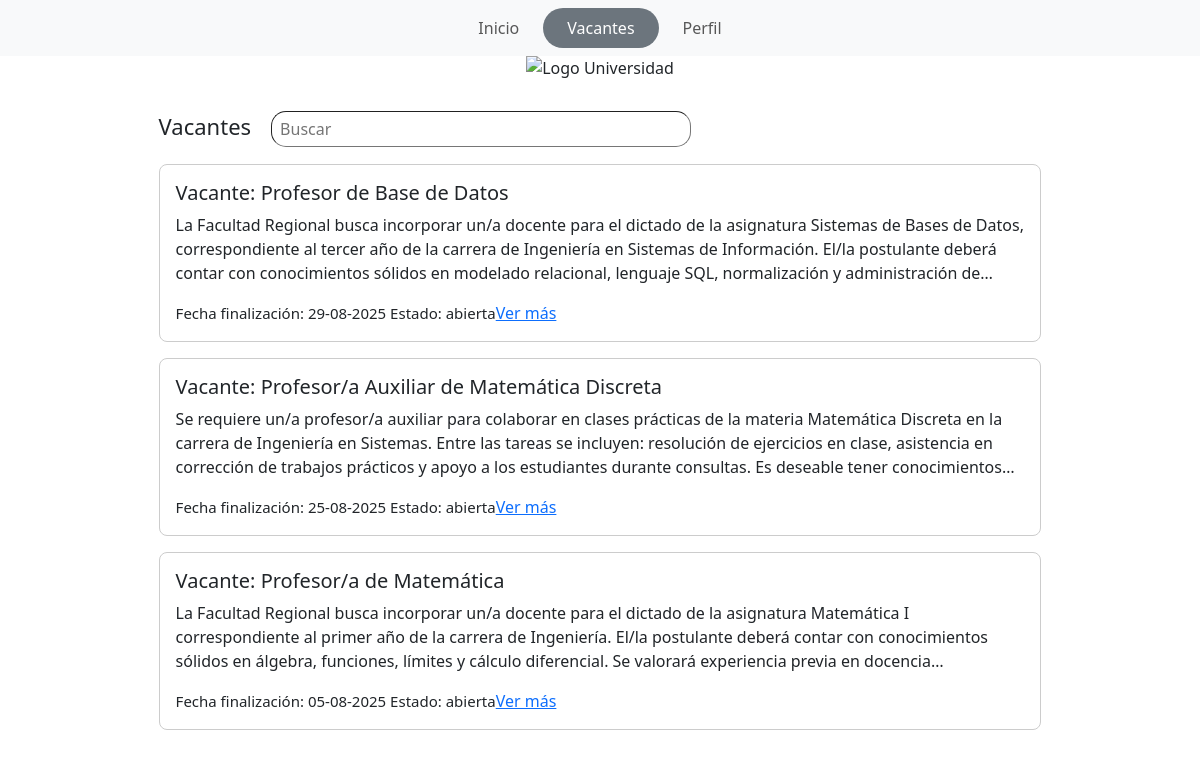
Screenshot of /php/vacantes.php with the database file from the repository.
### tables this page shows
CREATE TABLE `vacante` (
  `ID` int(11) NOT NULL,
  `estado` varchar(256) NOT NULL,
  `descripcion` varchar(525) NOT NULL,
  `fecha_ini` date NOT NULL,
  `fecha_fin` date NOT NULL,
  `titulo` varchar(150) NOT NULL,
  `ID_Jefe` int(11) NOT NULL
);

### php/vacantes.php (the view, shortened to what this page needs)
<!DOCTYPE html>
<html lang="es">
<head>
  <link href="https://cdn.jsdelivr.net/npm/bootstrap@5.3.3/dist/css/bootstrap.min.css" rel="stylesheet">
  <link href="../css/estilosvacantes.css" rel="stylesheet">
</head>
<body class="d-flex flex-column min-vh-100">
<?php
require('conection.php');
if (isset($_SESSION["usuario_id"]) and isset($_SESSION["rol"]) and $_SESSION["rol"]==2 ) {
$idUsuario = $_SESSION['usuario_id'];
$rolUsuario = $_SESSION['rol'];
$sql = "SELECT v.*
        FROM vacante v
        WHERE v.ID_Jefe = $idUsuario
        ORDER BY v.fecha_fin DESC";
        $resultado = mysqli_query($conn, $sql);
} else {
    $sql = "SELECT *
         FROM vacante
         WHERE fecha_fin > CURDATE() OR estado <> 'cerrada'
         ORDER BY fecha_fin DESC";
         $resultado = mysqli_query($conn, $sql);
}
?>
<nav class="navbar navbar-expand-lg navbar-light bg-light">
  <div class="container">
    <div class="collapse navbar-collapse justify-content-center">
      <ul class="navbar-nav">
        <li class="nav-item">
          <a class="nav-link px-4" href="../index.php">Inicio</a>
        </li>
        <li class="nav-item">
          <a class="nav-link rounded-pill active px-4 bg-secondary text-white" href="../php/vacantes.php">Vacantes</a>
        </li>
        <li class="nav-item">
            <a class="nav-link px-4" href="../php/perfil.php">Perfil</a>
          </li>
      </ul>
    </div>
  </div>
</nav>
<div class="container">
  <img class="imagen" src="https://encrypted-tbn0.gstatic.com/images?q=tbn:ANd9GcT_FEqjavcxlrifqvl75bLKmY4my0fdwLqDmQ&s" alt="Logo Universidad" class="logo-facu">
  <div class="linea">
    <div class="titulo">
      <p>Vacantes</p>
    </div>
    <div>
      <input type="text" class="buscar" name="busqueda" id="busqueda" placeholder="Buscar">
    </div>
  </div>
  <div class="scroll-vacantes">
    <?php while($unaVacante = mysqli_fetch_assoc($resultado)) {
      echo "<div class='vacante'>" ;
      echo "<h5> Vacante: " . htmlspecialchars($unaVacante["titulo"]) . "</h5>" ;
      echo "<p class='descripcion-recortada'>" . htmlspecialchars($unaVacante["descripcion"]) . "</p>" ;
      $fechaOriginal = $unaVacante["fecha_fin"];
      $fechaConFormato = date("d-m-Y", strtotime($fechaOriginal));
      echo "<p class='fecha'> Fecha finalización: " . $fechaConFormato . "</p>";
      echo "<p class='estado'> Estado: " . htmlspecialchars($unaVacante["estado"]) . "</p>";
      echo "<a class='ver-mas' href='unavacante.php?id=" . $unaVacante['ID'] . "'>Ver más</a>";
      echo "</div>";
    } ?>
  </div>
</div>
</body>
</html>

### css/estilosvacantes.css (style rules this page uses)
.container { display:flex; flex-direction: column; justify-content: center; align-items: center; }
.linea { display:flex; flex-direction: row; margin-top: 30px; align-items: baseline; justify-content: flex-start; width: 80%; }
.titulo { font-size: 22px; margin-left: 5px; }
.buscar { border-radius: 15px; margin-left: 20px; width: 420px; padding: 5px 0 5px 8px; border-width: 0.2px; }
.imagen { max-width: 800px; }
.scroll-vacantes { padding: 5px; height: 600px; width: 80%; overflow-y: auto; overflow-x: auto; }
.vacante { border: 1px solid #ccc; border-radius: 8px; padding: 16px; margin-bottom: 16px; }
.vacante a { display: inline-block; margin-right: 10px; }
.descripcion-recortada { overflow: hidden; display: -webkit-box; -webkit-line-clamp: 3; -webkit-box-orient: vertical; text-overflow: ellipsis; max-height: 4.5em; font-size: 16px; }
.fecha { font-size: 15px; display: inline; }
.estado { display: inline; font-size: 15px; }
.ver-mas { display: block; }

### rows the page displays
vacante: titulo "Profesor de Base de Datos", descripcion "La Facultad Regional busca incorporar un/a docente para el dictado de la asignatura Sistemas de Bases de Datos, correspondiente al tercer año de la carrera de Ingeniería en Sistemas de Información. El/la postulante deberá contar con conocimientos sólidos en modelado relacional, lenguaje SQL, normalización y administración…", fecha_fin "29-08-2025", estado "abierta"
vacante: titulo "Profesor/a Auxiliar de Matemática Discreta", descripcion "Se requiere un/a profesor/a auxiliar para colaborar en clases prácticas de la materia Matemática Discreta en la carrera de Ingeniería en Sistemas. Entre las tareas se incluyen: resolución de ejercicios en clase, asistencia en corrección de trabajos prácticos y apoyo a los estudiantes durante consultas. Es deseable tener…", fecha_fin "25-08-2025", estado "abierta"
vacante: titulo "Profesor/a de Matemática", descripcion "La Facultad Regional busca incorporar un/a docente para el dictado de la asignatura Matemática I correspondiente al primer año de la carrera de Ingeniería. El/la postulante deberá contar con conocimientos sólidos en álgebra, funciones, límites y cálculo diferencial. Se valorará experiencia previa en…", fecha_fin "05-08-2025", estado "abierta"
